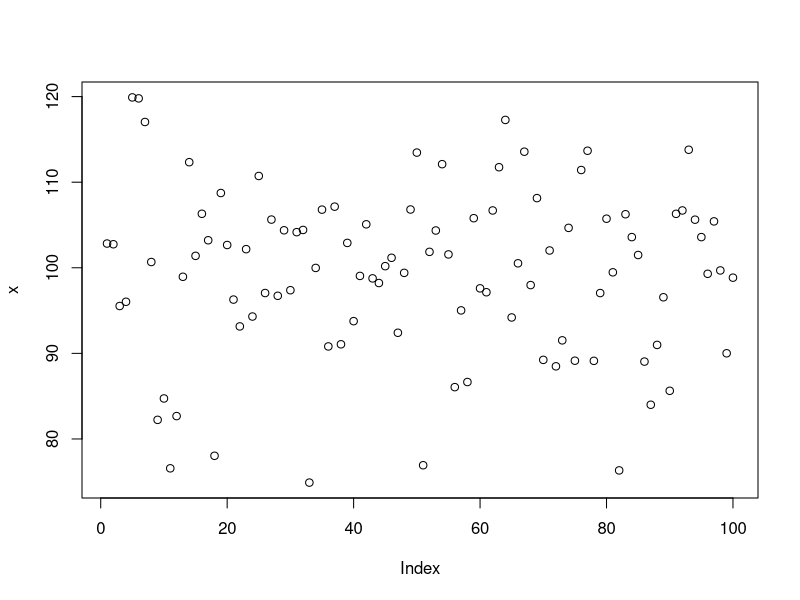

This chart was generated by the following R code:
## ---- chunk 1
knitr::opts_chunk$set(echo = TRUE)
## ---- chunk 2
a<-2
b<-3
a<- a+b
## ---- chunk 3
x<-rnorm (100,100,10)
plot(x)
